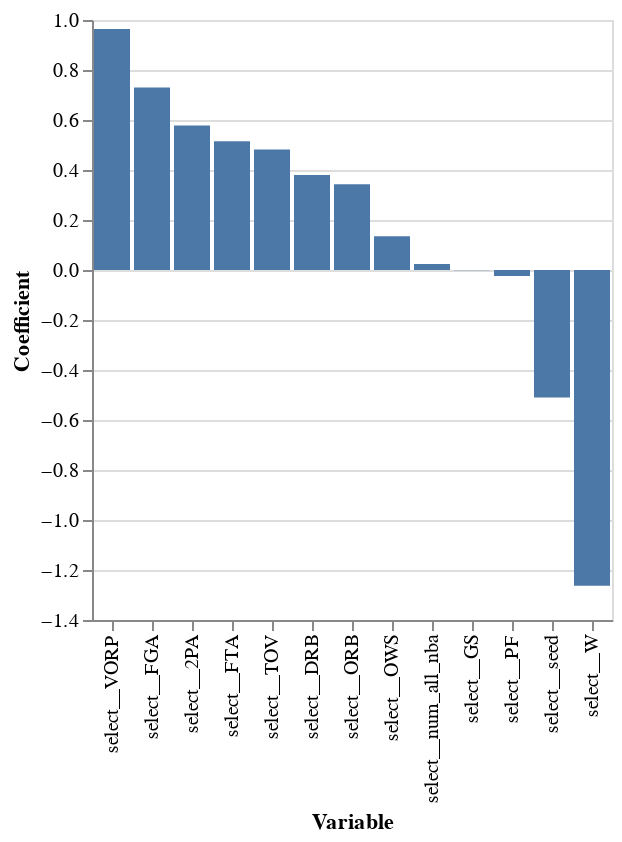

The cell this chart's notebook holds for it:
### Markdown cell above
We see from our coefficient plot that FGA and VORP seem to have the highest impact on the log-odds of winning All-NBA, while wins has the biggest negative impact. This bears further study, but for the purposes of this project (prediction), we do not necessarily care about how the model is weighing each of the features

### Code cell
#Now we will make a bar chart of these coefficients
alt.Chart(coef_df_nz).mark_bar().encode(
    y=alt.Y('coef',title='Coefficient'),
    x=alt.X('var',title='Variable', sort = '-y'))

### Figure 1 — Vega-Lite specification as saved in the notebook (floating-point values rounded to 4 significant figures)
{"config": {"view": {"continuousWidth": 400, "continuousHeight": 300}}, "data": {"name": "data-af43707313bf490e7bc2c412ca6989e2"}, "mark": "bar", "encoding": {"x": {"field": "var", "sort": "-y", "title": "Variable", "type": "nominal"}, "y": {"field": "coef", "title": "Coefficient", "type": "quantitative"}}, "$schema": "https://vega.github.io/schema/vega-lite/v4.17.0.json", "datasets": {"data-af43707313bf490e7bc2c412ca6989e2": [{"coef": -0.0005225, "var": "select__GS"}, {"coef": 0.7304, "var": "select__FGA"}, {"coef": 0.5781, "var": "select__2PA"}, {"coef": 0.5146, "var": "select__FTA"}, {"coef": 0.3434, "var": "select__ORB"}, {"coef": 0.3803, "var": "select__DRB"}, {"coef": 0.4816, "var": "select__TOV"}, {"coef": -0.02381, "var": "select__PF"}, {"coef": 0.1346, "var": "select__OWS"}, {"coef": 0.9636, "var": "select__VORP"}, {"coef": -1.263, "var": "select__W"}, {"coef": 0.02446, "var": "select__num_all_nba"}, {"coef": -0.5105, "var": "select__seed"}]}}
